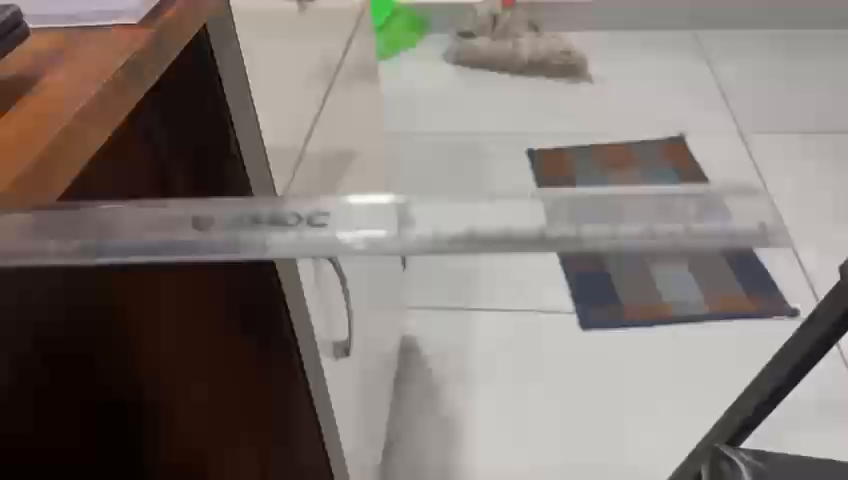
#> input picture frame 53 of structural_vision_monitor/data/test_video.mp4, 848 x 480 px
$ python main.py
#> lines starting #> are read from the running program, lines starting #| are printed output that depends on the picture
### structural_vision_monitor/feature_tracker.py
import cv2
import numpy as np


class VibrationTracker:
    """
    Markerless optical-flow vibration tracker with:
    - Shi-Tomasi feature detection
    - Lucas-Kanade sparse optical flow
    - Homography-based global camera motion removal
    - Optional ROI for structure isolation
    - Feature reinitialization on track loss
    """

    def __init__(self, video_path, roi=None, reinit_interval=60):
        """
        Parameters
        ----------
        video_path : str
            Path to input video file.
        roi : tuple or None
            (x, y, w, h) pixel region defining the structure of interest.
            If None, the full frame is used (no separation of background).
        reinit_interval : int
            Re-detect features every N frames to recover from drift / track loss.
        """
        self.video_path = video_path
        self.roi = roi
        self.reinit_interval = reinit_interval

        self.feature_params = dict(
            maxCorners=400,
            qualityLevel=0.01,
            minDistance=7,
            blockSize=7,
        )

        self.lk_params = dict(
            winSize=(21, 21),
            maxLevel=3,
            criteria=(cv2.TERM_CRITERIA_EPS | cv2.TERM_CRITERIA_COUNT, 30, 0.01),
        )

    # ------------------------------------------------------------------
    # Public API
    # ------------------------------------------------------------------

    def run(self):
        """
        Track features across every frame and return per-frame displacement lists.

        Returns
        -------
        all_displacements : list of np.ndarray  shape (N_i, 2)
            Raw (dx, dy) vectors for each tracked feature in frame i.
        fps : float
        """
        cap = cv2.VideoCapture(self.video_path)
        if not cap.isOpened():
            raise ValueError(f"Cannot open video: {self.video_path}")

        fps = cap.get(cv2.CAP_PROP_FPS)
        if fps <= 0:
            fps = 30.0  # safe fallback

        ret, old_frame = cap.read()
#> old_frame is the input picture: shape (480, 848, 3); mean B, G, R 115.7, 120.9, 129.4
        if not ret:
            raise ValueError("Cannot read first frame.")

        old_gray = cv2.cvtColor(old_frame, cv2.COLOR_BGR2GRAY)
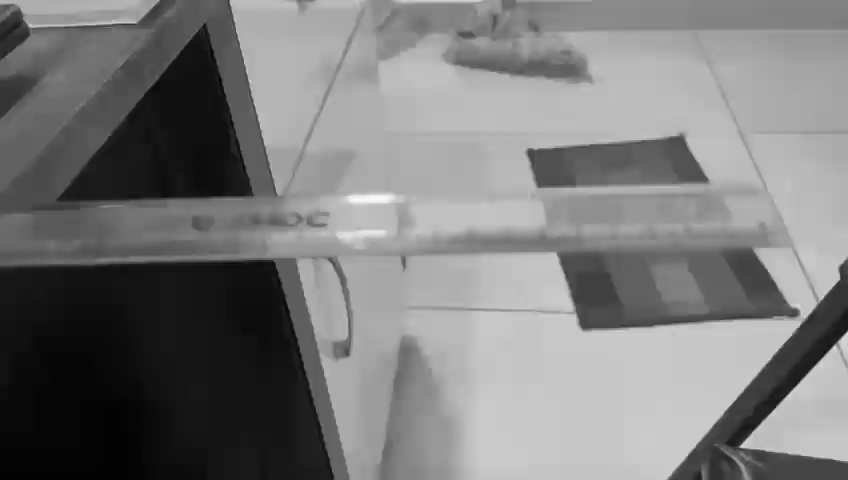
#> old_gray: shape (480, 848); min 2, max 254, mean 122.8
        p0 = self._detect_features(old_gray)
#> in _detect_features, `pts = cv2.goodFeaturesToTrack(gray, mask=mask, **self.feature_params)`: pts = 304 rows, first 8: [742, 445], [837, 346], [529, 151], [30, 27], [797, 311], [839, 279], [705, 181], [347, 355]
#> p0 has the same summary as pts in _detect_features
        origin = p0.copy()           # anchor for absolute displacement
#> origin has the same summary as pts in _detect_features

        all_displacements = []
        frame_idx = 0

        while True:
            ret, frame = cap.read()
            if not ret:
                break
            frame_idx += 1

            frame_gray = cv2.cvtColor(frame, cv2.COLOR_BGR2GRAY)
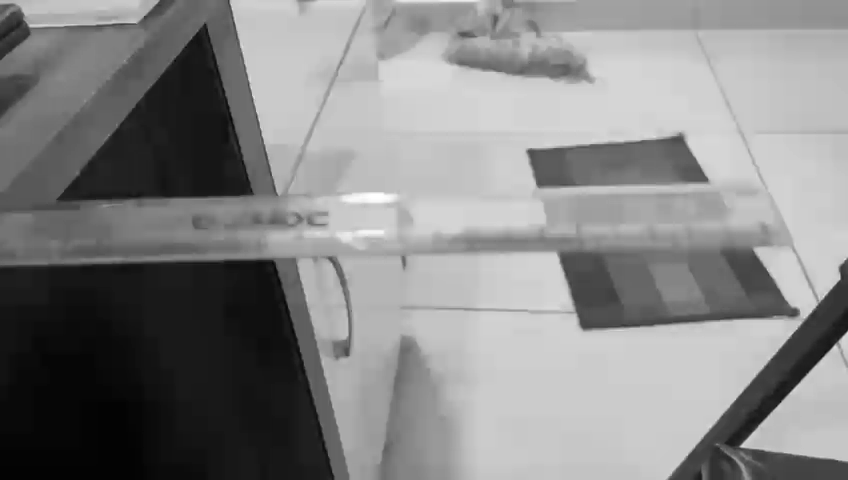
#> frame_gray: shape (480, 848); min 3, max 255, mean 133.8

            p1, st, err = cv2.calcOpticalFlowPyrLK(
                old_gray, frame_gray, p0, None, **self.lk_params
            )
#> p1 = 304 rows, first 8: [742.3, 444.8], [837.5, 345.6], [530.2, 151.3], [30.18, 26.85], [797.1, 310.8], [839.5, 278.8], [704.1, 180.3], [346.8, 354.6]; st = 304 values, max 1 at index 0, min 0 at index 63, mean 0.957; err = 304 values, max 48.63 at index 182, min -1.62e+11 at index 204, mean -2.65e+09

            if p1 is None or np.sum(st) < 8:
                # Re-initialize on catastrophic track failure
                p0 = self._detect_features(frame_gray)
                origin = p0.copy()
                old_gray = frame_gray.copy()
                all_displacements.append(np.zeros((1, 2), dtype=np.float32))
                continue

            good_new = p1[st.ravel() == 1]
#> good_new = 291 rows, first 8: [742.3, 444.8], [837.5, 345.6], [530.2, 151.3], [30.18, 26.85], [797.1, 310.8], [839.5, 278.8], [704.1, 180.3], [346.8, 354.6]
            good_old = p0[st.ravel() == 1]
#> good_old = 291 rows, first 8: [742, 445], [837, 346], [529, 151], [30, 27], [797, 311], [839, 279], [705, 181], [347, 355]

            # --- Homography-based camera motion removal ---
            frame_disp = self._compensate_homography(good_old, good_new, frame_gray.shape)

            all_displacements.append(frame_disp)

            old_gray = frame_gray.copy()
            p0 = good_new.reshape(-1, 1, 2)

            # Periodic feature re-initialization to fight drift
            if frame_idx % self.reinit_interval == 0:
                new_pts = self._detect_features(frame_gray)
                p0 = new_pts
                origin = p0.copy()

        cap.release()
        return all_displacements, fps

    # ------------------------------------------------------------------
    # Private helpers
    # ------------------------------------------------------------------

    def _detect_features(self, gray):
        mask = None
        if self.roi is not None:
            x, y, w, h = self.roi
            mask = np.zeros_like(gray)
            mask[y : y + h, x : x + w] = 255
        pts = cv2.goodFeaturesToTrack(gray, mask=mask, **self.feature_params)
        if pts is None:
            raise RuntimeError("No features detected. Check video content or ROI.")
        return pts

    def _compensate_homography(self, pts_old, pts_new, frame_shape):
        """
        Estimate global camera motion via homography and subtract it from
        per-feature displacements so only structural motion remains.

        Falls back to median subtraction when homography cannot be estimated.
        """
#> called with pts_old = array of shape (291, 1, 2), pts_new = array of shape (291, 1, 2), frame_shape = (480, 848)
        if len(pts_old) < 8:
            # Not enough points for homography → median fallback
            raw = pts_new - pts_old
            cam_motion = np.median(raw, axis=0)
            return raw - cam_motion

        H, inlier_mask = cv2.findHomography(
            pts_old.reshape(-1, 1, 2),
            pts_new.reshape(-1, 1, 2),
            cv2.RANSAC,
            ransacReprojThreshold=3.0,
        )
#> H = [[1, 0.00203, -0.589], [-0.00102, 1, -0.229], [-1.5e-06, 3.94e-06, 1]]; inlier_mask = 291 values, max 1 at index 0, min 0 at index 26, mean 0.601

        if H is None:
            raw = pts_new - pts_old
            cam_motion = np.median(raw, axis=0)
            return raw - cam_motion

        # Project old points through H → predicted new positions if camera-only motion
        h, w = frame_shape
        pts_old_h = pts_old.reshape(-1, 1, 2).astype(np.float32)
#> pts_old_h has the same summary as good_old in run
        predicted = cv2.perspectiveTransform(pts_old_h, H).reshape(-1, 2)
#> predicted = 291 pairs, first value 0.648 to 846.3, second value 0.371 to 475.6

        # Residual after removing camera motion = structural displacement
        structural = pts_new - predicted
        return structural.astype(np.float32)

### structural_vision_monitor/main.py
"""
Structural Vision Monitor — Offline Analysis Pipeline
======================================================
Processes a pre-recorded video to extract vibration displacement,
dominant frequencies, and damping ratio.

Usage
-----
    python main.py [--video PATH] [--cutoff HZ] [--scale MM_PER_PIXEL]
                   [--start FRAME] [--end FRAME] [--method log_decrement|envelope]

Output
------
    results/
        displacement.png   — filtered displacement time-series
        fft.png            — FFT frequency spectrum
        psd.png            — Welch PSD (more reliable for short signals)
        report.txt         — summary of key metrics
"""

import os
import argparse
import numpy as np
import matplotlib.pyplot as plt
import matplotlib.gridspec as gridspec

from feature_tracker import VibrationTracker
from motion_compensation import compensate_motion
from signal_analysis import (
    smooth_signal,
    compute_fft,
    compute_welch_psd,
    highpass_filter,
    bandpass_filter,
    dominant_frequency,
    top_n_frequencies,
    estimate_damping,
    signal_snr,
    rms_displacement,
)
from calibration import pixel_to_mm
from utils import save_plot


# --------------------------------------------------------------------------
# CLI
# --------------------------------------------------------------------------

def parse_args():
    p = argparse.ArgumentParser(description="Structural Vibration Analysis")
    p.add_argument("--video",   default="data/test_video.mp4")
    p.add_argument("--cutoff",  type=float, default=1.0,  help="High-pass cutoff Hz")
    p.add_argument("--scale",   type=float, default=1.0,  help="mm per pixel")
    p.add_argument("--start",   type=int,   default=None, help="Damping segment start frame")
    p.add_argument("--end",     type=int,   default=None, help="Damping segment end frame")
    p.add_argument("--method",  default="log_decrement",  help="Damping method")
    p.add_argument("--results", default="results")
    return p.parse_args()


# --------------------------------------------------------------------------
# Plotting helpers
# --------------------------------------------------------------------------

# [83 lines left out: functions plot_displacement, plot_fft, plot_psd, plot_overview, not called in this run]


# --------------------------------------------------------------------------
# Main pipeline
# --------------------------------------------------------------------------

def main():
    args = parse_args()
    results_dir = args.results
    os.makedirs(results_dir, exist_ok=True)

    print("\n=== Structural Vision Monitor ===\n")

    # --- 1. Track features ---
    print("[1/6] Tracking features...")
    tracker = VibrationTracker(args.video)
    displacements, fps = tracker.run()
#> in run, `p0 = good_new.reshape(-1, 1, 2)`: p0 has the same summary as good_new
    print(f"      Video: {len(displacements)} frames @ {fps:.1f} fps")

    # --- 2. Aggregate to scalar signal ---
    print("[2/6] Aggregating displacement signal...")
    raw_signal = compensate_motion(displacements, axis="y")

    # --- 3. Filter ---
    print("[3/6] Filtering (high-pass)...")
    smoothed = smooth_signal(raw_signal, window=5)
    filtered = highpass_filter(smoothed, fps, cutoff=args.cutoff)

    # --- 4. Calibrate ---
    print("[4/6] Calibrating to physical units...")
    physical_signal = pixel_to_mm(filtered, args.scale)

    # --- 5. Frequency analysis ---
    print("[5/6] Frequency analysis...")
    freqs_fft, mags_fft = compute_fft(physical_signal, fps)
    dom_freq, dom_mag = dominant_frequency(freqs_fft, mags_fft)
    top_freqs = top_n_frequencies(freqs_fft, mags_fft, n=5)

    freqs_psd, psd = compute_welch_psd(physical_signal, fps)
    dom_freq_psd, _ = dominant_frequency(freqs_psd, psd)

    snr = signal_snr(physical_signal)
    rms = rms_displacement(physical_signal)

    # --- 6. Damping estimation ---
    print("[6/6] Damping estimation...")
    # Auto-detect ringing segment or use user-specified
    start_f = args.start
    end_f   = args.end

    # Fallback: find the frame with max absolute amplitude as ringing start
    if start_f is None:
        peak_frame = int(np.argmax(np.abs(physical_signal)))
        start_f = max(0, peak_frame)
        end_f   = min(len(physical_signal), peak_frame + int(fps * 3))  # 3s window

    ringing = physical_signal[start_f:end_f]
    damping = estimate_damping(ringing, fps=fps, method=args.method)

    # --- Print summary ---
    t = np.arange(len(physical_signal)) / fps

    print("\n─── Results ───────────────────────────────")
    print(f"  Dominant frequency (FFT)  : {dom_freq:.3f} Hz")
    print(f"  Dominant frequency (Welch): {dom_freq_psd:.3f} Hz")
    print(f"  Top 5 spectral peaks      : {[(round(f,2), round(m,4)) for f,m in top_freqs]}")
    print(f"  Damping ratio (ζ)         : {damping:.4f}" if damping else "  Damping ratio (ζ)         : N/A")
    print(f"  RMS displacement          : {rms:.4f} mm")
    print(f"  Estimated SNR             : {snr:.1f} dB")
    print(f"  Analysis window           : frames {start_f}–{end_f}")
    print("─────────────────────────────────────────\n")

    # --- Plots ---
    print("Saving plots...")
    plot_displacement(physical_signal, fps, results_dir)
    plot_fft(freqs_fft, mags_fft, dom_freq, dom_mag, results_dir)
    plot_psd(freqs_psd, psd, results_dir)
    plot_overview(t, physical_signal, freqs_fft, mags_fft, freqs_psd, psd,
                  dom_freq, dom_mag, results_dir)

    # --- Text report ---
    report_path = os.path.join(results_dir, "report.txt")
    with open(report_path, "w") as f:
        f.write("Structural Vibration Monitor — Analysis Report\n")
        f.write("=" * 50 + "\n\n")
        f.write(f"Video              : {args.video}\n")
        f.write(f"Frames             : {len(displacements)}\n")
        f.write(f"FPS                : {fps:.2f}\n")
        f.write(f"Scale factor       : {args.scale} mm/px\n")
        f.write(f"High-pass cutoff   : {args.cutoff} Hz\n\n")
        f.write(f"Dominant freq (FFT)  : {dom_freq:.3f} Hz\n")
        f.write(f"Dominant freq (Welch): {dom_freq_psd:.3f} Hz\n")
        f.write(f"Top spectral peaks   : {top_freqs}\n")
        f.write(f"Damping ratio (zeta) : {damping:.4f}\n" if damping else "Damping ratio : N/A\n")
        f.write(f"RMS displacement     : {rms:.4f} mm\n")
        f.write(f"SNR estimate         : {snr:.1f} dB\n")
    print(f"  Saved: {report_path}")

    print("\n✓ Processing complete. Results saved to:", results_dir)


if __name__ == "__main__":
    main()

$ run again, starting later in the video
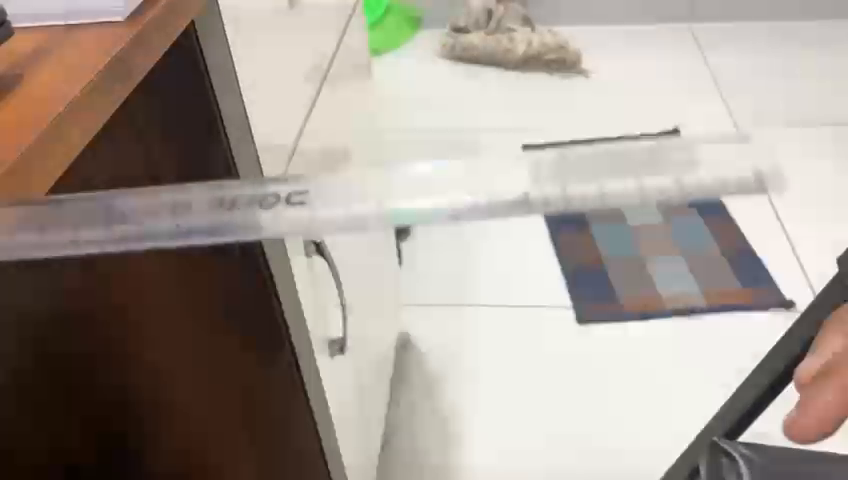
#> input picture frame 239 of structural_vision_monitor/data/test_video.mp4, 848 x 480 px
#> in run, old_frame is the input picture: shape (480, 848, 3); mean B, G, R 146.6, 155.3, 165.1
#> pts = 353 rows, first 8: [739, 439], [523, 147], [792, 385], [677, 130], [792, 305], [838, 258], [342, 352], [837, 270]
#> in run, `p0 = self._detect_features(old_gray)`: p0 has the same summary as pts in _detect_features
#> origin has the same summary as pts in _detect_features
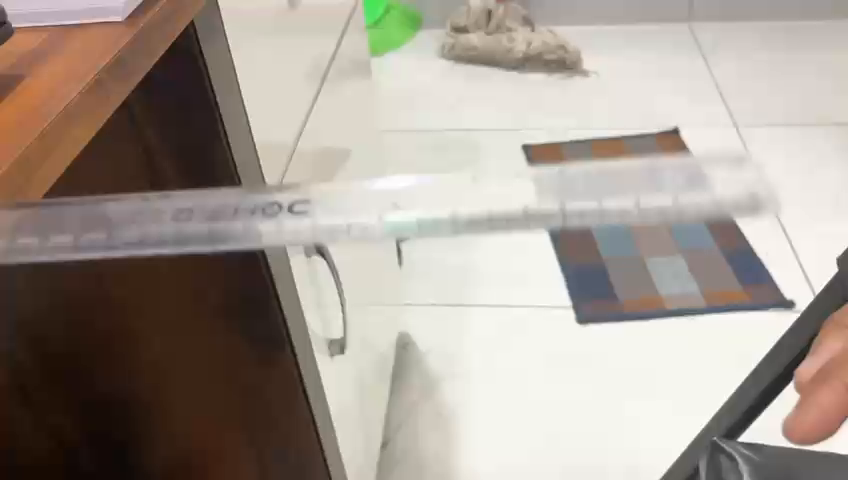
#> input picture frame 240 of structural_vision_monitor/data/test_video.mp4, 848 x 480 px
#> in run, frame is the input picture: shape (480, 848, 3); mean B, G, R 146.7, 155.7, 165.4
#> in run, `frame_gray = cv2.cvtColor(frame, cv2.COLOR_BGR2GRAY)`:
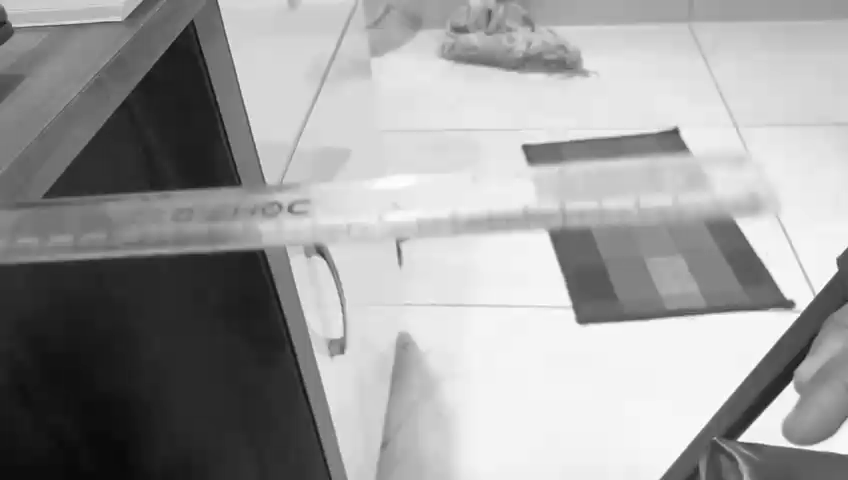
#> frame_gray: shape (480, 848); min 9, max 255, mean 157.6
#> p1 = 353 rows, first 8: [738.5, 439.1], [522.5, 148.3], [791.6, 385.1], [677.1, 131.4], [791.9, 304.8], [837.9, 258], [341.8, 351.4], [836.9, 269.9]; st = 353 values, max 1 at index 0, min 0 at index 156, mean 0.983; err = 353 values, max 32553.3 at index 156, min -1.23e+11 at index 264, mean -347359264
#> good_new = 347 rows, first 8: [738.5, 439.1], [522.5, 148.3], [791.6, 385.1], [677.1, 131.4], [791.9, 304.8], [837.9, 258], [341.8, 351.4], [836.9, 269.9]
#> good_old = 347 rows, first 8: [739, 439], [523, 147], [792, 385], [677, 130], [792, 305], [838, 258], [342, 352], [837, 270]
#> H = [[0.996, -0.000481, 0.598], [0.00142, 0.997, -0.686], [-5.35e-06, 2.69e-06, 1]]; inlier_mask = 347 values, max 1 at index 0, min 0 at index 8, mean 0.602
#> pts_old_h has the same summary as good_old in run
#> predicted = 347 pairs, first value 2.59 to 846.3, second value 1.54 to 476.8
#> in run, `p0 = good_new.reshape(-1, 1, 2)`: p0 has the same summary as good_new

$ run again, starting later in the video
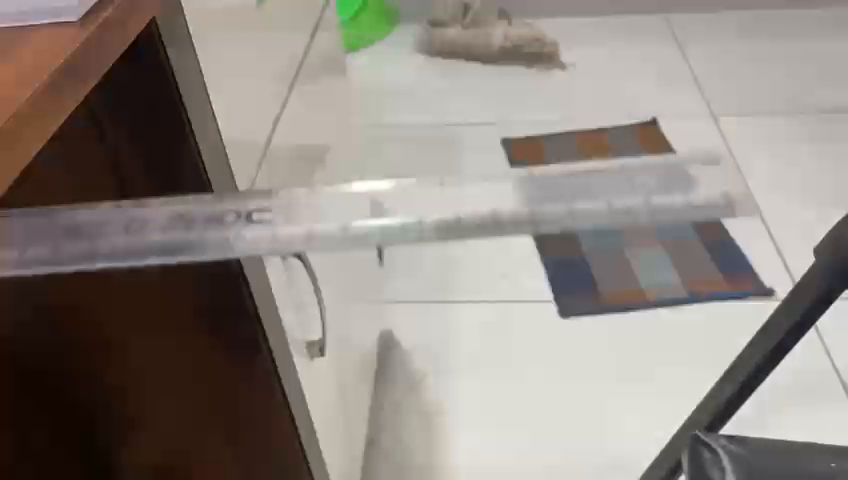
#> input picture frame 426 of structural_vision_monitor/data/test_video.mp4, 848 x 480 px
#> in run, old_frame is the input picture: shape (480, 848, 3); mean B, G, R 129, 135.5, 143.2
#> pts = 330 rows, first 8: [721, 431], [654, 118], [322, 354], [683, 476], [815, 327], [772, 293], [503, 140], [814, 260]
#> in run, `p0 = self._detect_features(old_gray)`: p0 has the same summary as pts in _detect_features
#> origin has the same summary as pts in _detect_features
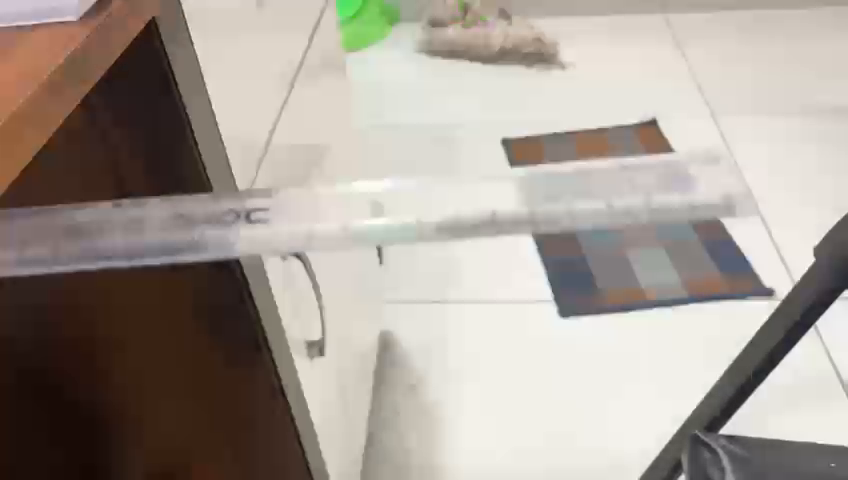
#> input picture frame 427 of structural_vision_monitor/data/test_video.mp4, 848 x 480 px
#> in run, frame is the input picture: shape (480, 848, 3); mean B, G, R 149.8, 158.2, 166.8
#> in run, `frame_gray = cv2.cvtColor(frame, cv2.COLOR_BGR2GRAY)`:
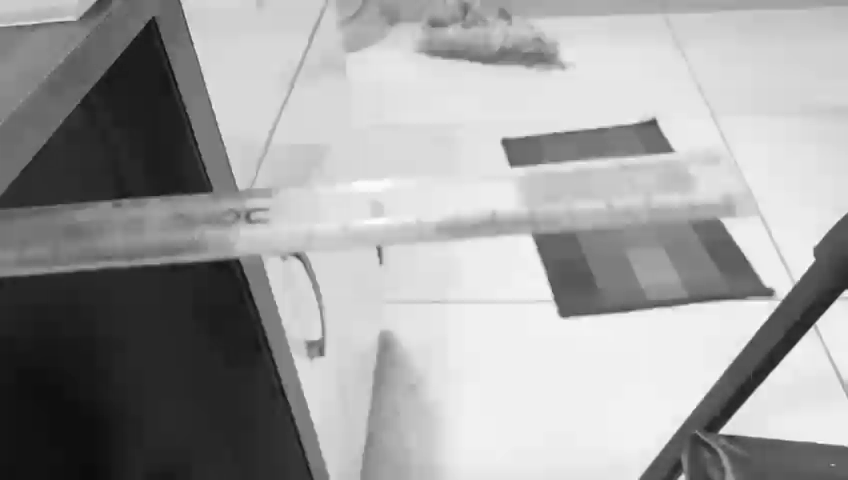
#> frame_gray: shape (480, 848); min 12, max 255, mean 159.8
#> p1 = 330 rows, first 8: [720.6, 431], [653.2, 119.1], [321.1, 353.1], [683, 475.4], [814.5, 326.9], [771.2, 292.9], [504.3, 141], [814.5, 260.1]; st = 330 values, max 1 at index 0, min 0 at index 35, mean 0.848; err = 330 values, max 108.7 at index 170, min -1.63e+11 at index 288, mean -9.82e+09
#> good_new = 280 rows, first 8: [720.6, 431], [653.2, 119.1], [321.1, 353.1], [683, 475.4], [814.5, 326.9], [771.2, 292.9], [504.3, 141], [814.5, 260.1]
#> good_old = 280 rows, first 8: [721, 431], [654, 118], [322, 354], [683, 476], [815, 327], [772, 293], [503, 140], [814, 260]
#> H = [[1, -0.00692, 0.795], [0.00134, 0.997, -0.588], [2.64e-06, -9.78e-06, 1]]; inlier_mask = 280 values, max 1 at index 0, min 0 at index 21, mean 0.379
#> pts_old_h has the same summary as good_old in run
#> predicted = 280 pairs, first value 9.54 to 844.7, second value 2.5 to 478.2
#> in run, `p0 = good_new.reshape(-1, 1, 2)`: p0 has the same summary as good_new
